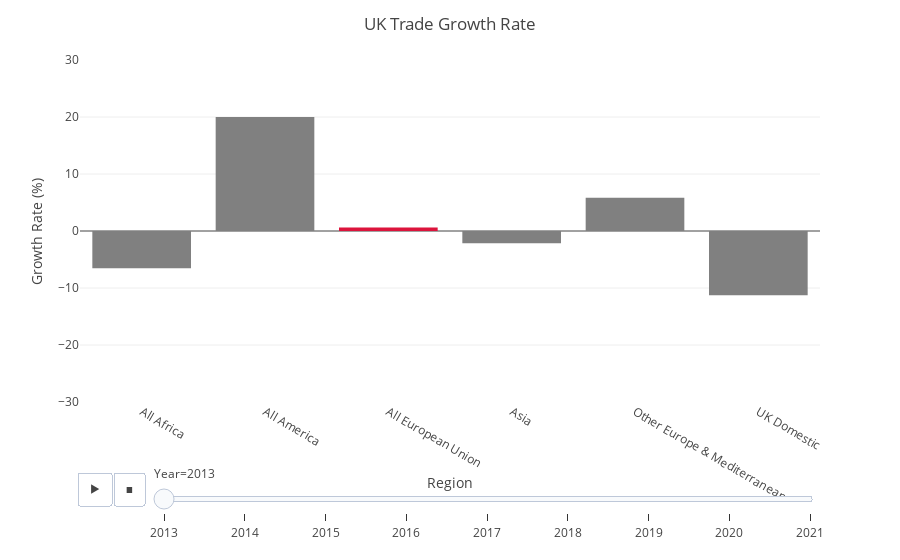

The notebook cell this image was saved under:
### Code cell
#again, we group the data frame regarding region and year, but this time we put the region first
df_region_2 = df.groupby(['Region', 'Year']).sum()
df_region_2 = df_region_2.reset_index()

#we exclude the asutralia due to its small volume
df_region_2 = df_region_2.loc[~df_region_2['Region'].str.contains('Australasia')]

#We calculate the growth rate and assign it to a new column
df_region_2['Growth Rate (%)'] = df_region_2['Tonnage (thousands)'].pct_change().mul(100).round(2)
df_region_2 = df_region_2.loc[df_region_2['Year'] > 2012]

#We use animated graphs to see comparison throughout the period
fig_3 = px.bar(
    df_region_2, x='Region', y='Growth Rate (%)', animation_frame='Year', color='Region',
    color_discrete_map={
                'All Africa': 'gray',
                'All America': 'gray',
                'Other Europe & Mediterranean': 'gray',
                'UK Domestic': 'gray',
                'All European Union': 'crimson',
                'Asia': 'gray'},
    template='none',
    range_y=[-30,30])
fig_3.update_layout(showlegend=False, autosize=False)
fig_3.update_layout(title='UK Trade Growth Rate')

### Figure 1 — Plotly figure (JSON) as saved in the notebook; plotly's stock layout.template omitted (floating-point values rounded to 4 significant figures)
{"data": [{"alignmentgroup": "True", "hovertemplate": "Region=%{x}<br>Year=2013<br>Growth Rate (%)=%{y}<extra></extra>", "legendgroup": "All Africa", "marker": {"color": "gray", "pattern": {"shape": ""}}, "name": "All Africa", "offsetgroup": "All Africa", "orientation": "v", "showlegend": true, "textposition": "auto", "type": "bar", "x": ["All Africa"], "xaxis": "x", "y": [-6.54], "yaxis": "y"}, {"alignmentgroup": "True", "hovertemplate": "Region=%{x}<br>Year=2013<br>Growth Rate (%)=%{y}<extra></extra>", "legendgroup": "All America", "marker": {"color": "gray", "pattern": {"shape": ""}}, "name": "All America", "offsetgroup": "All America", "orientation": "v", "showlegend": true, "textposition": "auto", "type": "bar", "x": ["All America"], "xaxis": "x", "y": [19.99], "yaxis": "y"}, {"alignmentgroup": "True", "hovertemplate": "Region=%{x}<br>Year=2013<br>Growth Rate (%)=%{y}<extra></extra>", "legendgroup": "All European Union", "marker": {"color": "crimson", "pattern": {"shape": ""}}, "name": "All European Union", "offsetgroup": "All European Union", "orientation": "v", "showlegend": true, "textposition": "auto", "type": "bar", "x": ["All European Union"], "xaxis": "x", "y": [0.62], "yaxis": "y"}, {"alignmentgroup": "True", "hovertemplate": "Region=%{x}<br>Year=2013<br>Growth Rate (%)=%{y}<extra></extra>", "legendgroup": "Asia", "marker": {"color": "gray", "pattern": {"shape": ""}}, "name": "Asia", "offsetgroup": "Asia", "orientation": "v", "showlegend": true, "textposition": "auto", "type": "bar", "x": ["Asia"], "xaxis": "x", "y": [-2.17], "yaxis": "y"}, {"alignmentgroup": "True", "hovertemplate": "Region=%{x}<br>Year=2013<br>Growth Rate (%)=%{y}<extra></extra>", "legendgroup": "Other Europe & Mediterranean", "marker": {"color": "gray", "pattern": {"shape": ""}}, "name": "Other Europe & Mediterranean", "offsetgroup": "Other Europe & Mediterranean", "orientation": "v", "showlegend": true, "textposition": "auto", "type": "bar", "x": ["Other Europe & Mediterranean"], "xaxis": "x", "y": [5.85], "yaxis": "y"}, {"alignmentgroup": "True", "hovertemplate": "Region=%{x}<br>Year=2013<br>Growth Rate (%)=%{y}<extra></extra>", "legendgroup": "UK Domestic", "marker": {"color": "gray", "pattern": {"shape": ""}}, "name": "UK Domestic", "offsetgroup": "UK Domestic", "orientation": "v", "showlegend": true, "textposition": "auto", "type": "bar", "x": ["UK Domestic"], "xaxis": "x", "y": [-11.29], "yaxis": "y"}], "layout": {"autosize": false, "barmode": "relative", "legend": {"title": {"text": "Region"}, "tracegroupgap": 0}, "margin": {"t": 60}, "showlegend": false, "sliders": [{"active": 0, "currentvalue": {"prefix": "Year="}, "len": 0.9, "pad": {"b": 10, "t": 60}, "steps": [{"args": [["2013"], {"frame": {"duration": 0, "redraw": true}, "fromcurrent": true, "mode": "immediate", "transition": {"duration": 0, "easing": "linear"}}], "label": "2013", "method": "animate"}, {"args": [["2014"], {"frame": {"duration": 0, "redraw": true}, "fromcurrent": true, "mode": "immediate", "transition": {"duration": 0, "easing": "linear"}}], "label": "2014", "method": "animate"}, {"args": [["2015"], {"frame": {"duration": 0, "redraw": true}, "fromcurrent": true, "mode": "immediate", "transition": {"duration": 0, "easing": "linear"}}], "label": "2015", "method": "animate"}, {"args": [["2016"], {"frame": {"duration": 0, "redraw": true}, "fromcurrent": true, "mode": "immediate", "transition": {"duration": 0, "easing": "linear"}}], "label": "2016", "method": "animate"}, {"args": [["2017"], {"frame": {"duration": 0, "redraw": true}, "fromcurrent": true, "mode": "immediate", "transition": {"duration": 0, "easing": "linear"}}], "label": "2017", "method": "animate"}, {"args": [["2018"], {"frame": {"duration": 0, "redraw": true}, "fromcurrent": true, "mode": "immediate", "transition": {"duration": 0, "easing": "linear"}}], "label": "2018", "method": "animate"}, {"args": [["2019"], {"frame": {"duration": 0, "redraw": true}, "fromcurrent": true, "mode": "immediate", "transition": {"duration": 0, "easing": "linear"}}], "label": "2019", "method": "animate"}, {"args": [["2020"], {"frame": {"duration": 0, "redraw": true}, "fromcurrent": true, "mode": "immediate", "transition": {"duration": 0, "easing": "linear"}}], "label": "2020", "method": "animate"}, {"args": [["2021"], {"frame": {"duration": 0, "redraw": true}, "fromcurrent": true, "mode": "immediate", "transition": {"duration": 0, "easing": "linear"}}], "label": "2021", "method": "animate"}], "x": 0.1, "xanchor": "left", "y": 0, "yanchor": "top"}], "title": {"text": "UK Trade Growth Rate"}, "updatemenus": [{"buttons": [{"args": [null, {"frame": {"duration": 500, "redraw": true}, "fromcurrent": true, "mode": "immediate", "transition": {"duration": 500, "easing": "linear"}}], "label": "&#9654;", "method": "animate"}, {"args": [[null], {"frame": {"duration": 0, "redraw": true}, "fromcurrent": true, "mode": "immediate", "transition": {"duration": 0, "easing": "linear"}}], "label": "&#9724;", "method": "animate"}], "direction": "left", "pad": {"r": 10, "t": 70}, "showactive": false, "type": "buttons", "x": 0.1, "xanchor": "right", "y": 0, "yanchor": "top"}], "xaxis": {"anchor": "y", "categoryarray": ["All Africa", "All America", "All European Union", "Asia", "Other Europe & Mediterranean", "UK Domestic"], "categoryorder": "array", "domain": [0, 1], "title": {"text": "Region"}}, "yaxis": {"anchor": "x", "domain": [0, 1], "range": [-30, 30], "title": {"text": "Growth Rate (%)"}}}}
